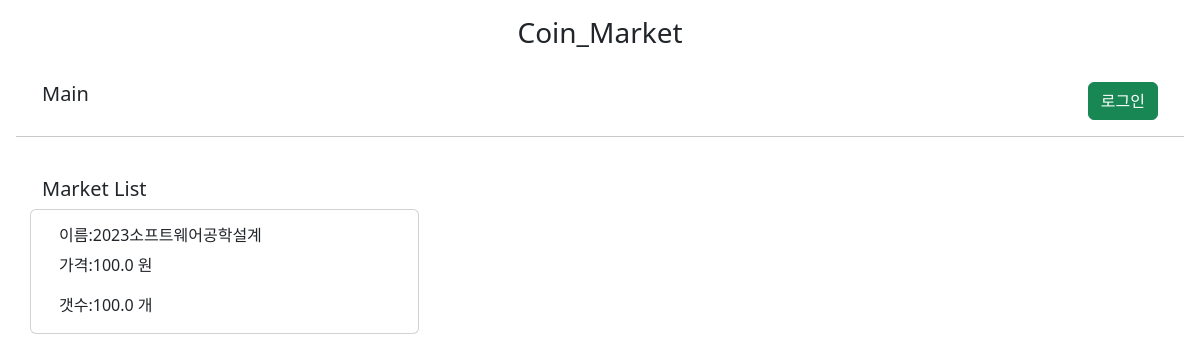
Before: / with the older database file.
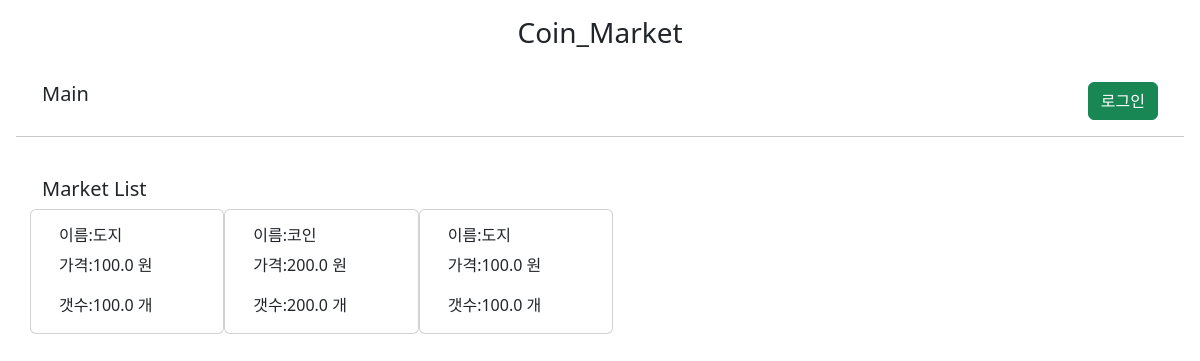
After: the same page with the newer database file.
### server.py (models this page shows, shortened)
class Market_Class(db.Model):
    id = db.Column(db.Integer, primary_key=True, unique=True, autoincrement=True)
    m_name = db.Column(db.String(50))
    m_price = db.Column(db.Float)
    m_coin = db.Column(db.Float)
    m_seller = db.Column(db.String(50))

### server.py (the view)
@app.route("/", methods=["GET", "POST"])
def main():
    if request.method == "POST":
        return redirect(url_for("search", word=request.form["search"]))
    else:
        if "username" in session:
            username = session["username"]
            product_query = Market_Class.query.all()
            user_query = User_Class.query.filter_by(u_id=username).all()
            return render_template(
                "main2.html",
                username=username,
                product_query=product_query,
                user_query=user_query,
            )
        else:
            product_query = Market_Class.query.all()
            return render_template("main.html", product_query=product_query)

### server.py (called while the page is built)
@app.before_request
def perform_initial_setup():
    with app.app_context():
        if not Market_Class.query.first():
            name = "2023소프트웨어공학설계"
            seller = "Market"
            price = 100
            many = 100
            model = Market_Class(name=name, price=price, many=many, seller=seller)
            db.session.add(model)
            db.session.commit()
        if not User_Class.query.first():
            id = "Market"
            pw = "asdfzcvx"
            nm = "시장"
            cash = 0
            coin = 0
            mode1 = User_Class(id=id, pw=pw, nm=nm, cash=cash, coin=coin)
            db.session.add(mode1)
            db.session.commit()

### templates/main.html (shortened to what this page needs)
<!DOCTYPE html>
<html lang="en">
  <head>
    <link
      href="https://cdn.jsdelivr.net/npm/bootstrap@5.2.3/dist/css/bootstrap.min.css"
      rel="stylesheet"
    />
  </head>
  <body>
    <div class="m-3">
      <h3 class="text-center" onclick="location.href='/'">Coin_Market</h3>
      <div class="container">
        <div class="col">
          <h5 class="mt-4">Main</h5>
        </div>
        <div class="col" align="right">
          <br />
          <button
            type="button"
            class="btn btn-success"
            onclick="location.href='/login'"
          >
            로그인
          </button>
        </div>
      </div>
      <hr />
    </div>
    <div class="container">
      <div class="row mt-4">
        <h5>Market List</h5>
        {% for st in product_query %}
        <div class="card col">
          <div class="card-body">
            <h6 class="card-title">이름:{{ st.m_name }}</h6>
            <p class="card-text">가격:{{ st.m_price }} 원</p>
            <p class="card-text">갯수:{{ st.m_coin }} 개</p>
          </div>
        </div>
        {% endfor %}
      </div>
    </div>
  </body>
</html>

### templates/main.html (style rules this page uses)
.container { display: flex; }

Changed rows visible on the page:
removed Market_Class: m_name "2023소프트웨어공학설계", m_price "100.0", m_coin "100.0"
added Market_Class: m_name "도지", m_price "100.0", m_coin "100.0"
added Market_Class: m_name "코인", m_price "200.0", m_coin "200.0"
added Market_Class: m_name "도지", m_price "100.0", m_coin "100.0"
